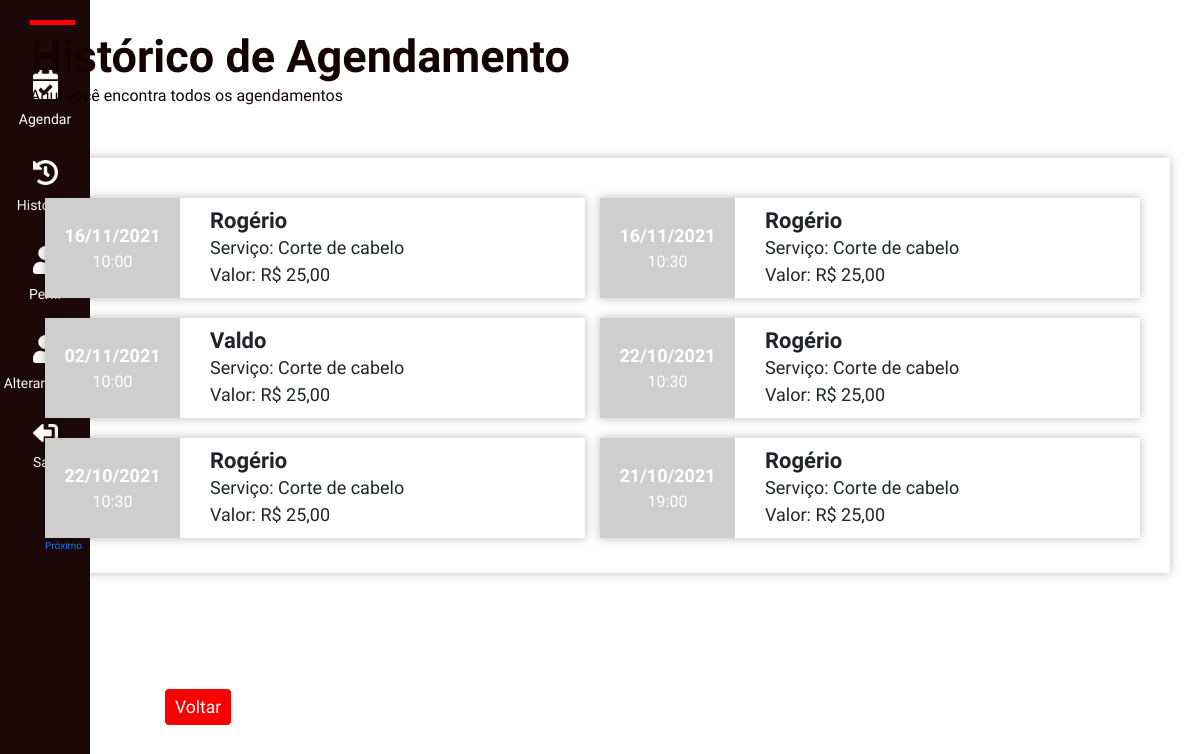
Page /historico_reservas (signed in) on the committed database.
### app/models.py (models this page shows, shortened)
class Reserva(db.Model):
    id_reserva = db.Column(db.Integer, primary_key=True)
    horario_inicio = db.Column(db.Time)
    horario_fim = db.Column(db.Time)
    data = db.Column(db.Date)
    usuario_id = db.Column(db.Integer, db.ForeignKey('usuario.id'))
    barbeiro_id = db.Column(db.Integer, db.ForeignKey('barbeiro.id_barbeiro'))
    servico_id = db.Column(db.Integer, db.ForeignKey('servico.id_servico'))
    def reservas_por_cliente(self, usuario_id):
        reservas = Reserva.query\
                .join(Usuario, Reserva.usuario_id==Usuario.id)\
                .join(Barbeiro, Reserva.barbeiro_id==Barbeiro.id_barbeiro)\
                .join(Servico, Reserva.servico_id==Servico.id_servico)\
                .add_columns(
                    Reserva.id_reserva,
                    Reserva.data,
                    Reserva.horario_inicio.label('hora'),
                    Barbeiro.nome.label('barbeiro'),
                    Servico.nome.label('servico'),
                    Servico.valor
                )\
                .filter(Reserva.usuario_id == usuario_id)\
                .order_by(desc(Reserva.data))
        return reservas

class Barbeiro(db.Model):
    id_barbeiro = db.Column(db.Integer, primary_key=True)
    nome = db.Column(db.String(100), index=True)
    email = db.Column(db.String(100), index=True, unique=True)
    senha = db.Column(db.String(128))
    status_bloqueio = db.Column(db.Boolean, default=0)
    atendimentos = db.relationship('Reserva', backref='barbeiro', lazy='dynamic')

class Servico(db.Model):
    id_servico = db.Column(db.Integer, primary_key=True)
    nome = db.Column(db.String(100))
    valor = db.Column(db.Float)
    servico_executado = db.relationship('Reserva', backref='servico', lazy='dynamic')

### app/routes.py (the view)
@app.route('/historico_reservas')
def historico_reservas():
    usuario_id = session['id_usuario']
    reservas = Reserva()
    page = request.args.get('page', 1, type=int)
    reservas = reservas.reservas_por_cliente(usuario_id).paginate(
        page, 6, False
    )
    next_url = url_for('historico_reservas', page=reservas.next_num) \
        if reservas.has_next else None
    prev_url = url_for('historico_reservas', page=reservas.prev_num) \
        if reservas.has_prev else None
    lista_reservas = []
    for reserva in reservas.items:
        retroativa = reserva.data < date.today()
        r = {
                "id": reserva.id_reserva,
                "data": reserva.data.strftime("%d/%m/%Y"),
                "hora": reserva.hora.strftime("%H:%M"),
                "barbeiro": reserva.barbeiro,
                "servico": reserva.servico,
                "retroativa": retroativa
            }
        lista_reservas.append(r)
    return render_template(
        'historico_reservas.html',
        titulo='Histórico de Reservas',
        reservas=lista_reservas,
        next_url=next_url,
        prev_url=prev_url
    )

### app/templates/historico_reservas.html (shortened to what this page needs)
{% extends "base.html" %}
{% block content %}
<section>
    <div class="container">
        <div class="row">
            <div class="col-12 px-0">
                <h1 class="c-brown section__title u-title-after">Histórico de Agendamento</h1>
                <p class="c-brown section__subtitle">Aqui você encontra todos os agendamentos</p>
            </div>
            <div class="col-12 historic__card">
                <div class="col-12 d-flex flex-wrap">
                    {% for reserva in reservas %}
                        <div class="d-flex pl-0 historic__status">
                            {% if reserva['retroativa'] %}
                            <div class="col-3 bgc-gray2 d-flex flex-column align-items-center justify-content-center">
                            {% else %}
                            <div class="col-3 bgc-green d-flex flex-column align-items-center justify-content-center">
                            {% endif %}
                                <h2 class="c-white">{{reserva.data}}</h2>
                                <h3 class="c-white">{{reserva.hora}}</h3>
                            </div>
                            <div class="col-9 pl-5 position-relative d-flex flex-column justify-content-center">
                                <h2>{{reserva.barbeiro}}</h2>
                                <p>Serviço: {{reserva.servico}}</p>
                                <p>Valor: R$ 25,00</p>
                            </div>
                        </div>
                    {% endfor %}
                    {% if next_url %}
                    <a href="{{ next_url }}">Próximo</a>
                    {% endif %}
                </div>
            </div>
        </div>
    </div>
    <div class="vhistorico">
        <a href="#" onclick="history.go(-1)" class="btn btn-primary btn-lg">Voltar</a>
   </div>
</section>
{% endblock %}

### rows in the picture
Reserva: data "16/11/2021", hora "10:00", barbeiro "Rogério", servico "Corte de cabelo"
Reserva: data "16/11/2021", hora "10:30", barbeiro "Rogério", servico "Corte de cabelo"
Reserva: data "02/11/2021", hora "10:00", barbeiro "Valdo", servico "Corte de cabelo"
Reserva: data "22/10/2021", hora "10:30", barbeiro "Rogério", servico "Corte de cabelo"
Reserva: data "22/10/2021", hora "10:30", barbeiro "Rogério", servico "Corte de cabelo"
Reserva: data "21/10/2021", hora "19:00", barbeiro "Rogério", servico "Corte de cabelo"
